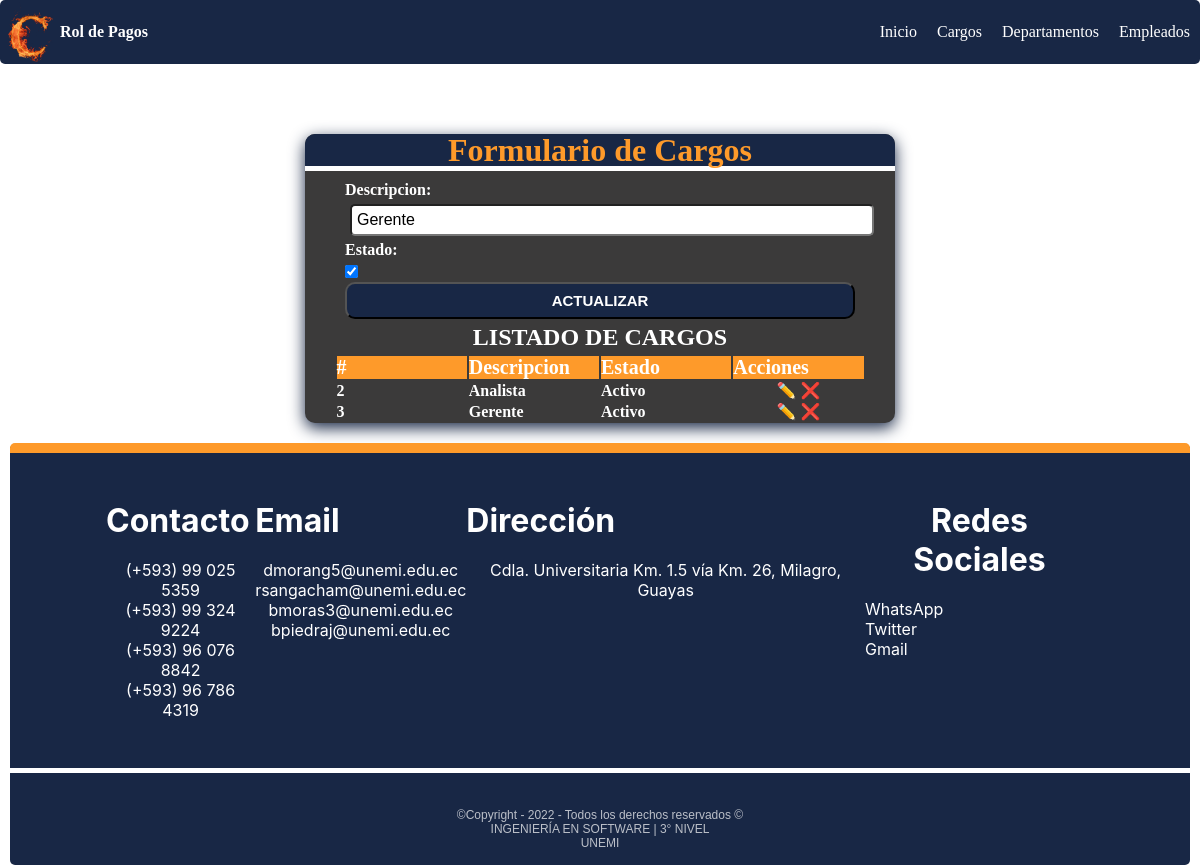
/editar_cargo/3, run on the app's committed database.
### mtto/models.py (models this page shows, shortened)
class Cargo(models.Model):
    descripcion = models.CharField(max_length=100, blank=False, null=True)
    estado = models.BooleanField(default=True)
    fecha_creacion = models.DateTimeField(auto_now_add=False, auto_now=True)
    class Meta:
        verbose_name = "Cargo"
        verbose_name_plural = "Cargos"
        ordering = ['id']

### mtto/views.py (the view)
# urls.py: path('editar_cargo/<int:id>', editarCargo, name="editar_cargo"),
def editarCargo(request, id):
    error, cargo_form = None, None
    try:
        cargo = Cargo.objects.get(id=id)
        if request.method == "GET":
            cargo_form = CargoForm(instance=cargo)
        else:
            cargo_form = CargoForm(request.POST, instance=cargo)
            if cargo_form.is_valid():
                cargo_form.save()
                return redirect('cargo')
    except Exception as e:
        error = e
    cargos = Cargo.objects.all()
    return render(request, "pages/cargo.html", {'cargoForm': cargo_form, 'cargos': cargos, 'accion': 'Actualizar'})

### mtto/forms.py
class CargoForm(forms.ModelForm):
    class Meta:
        model = Cargo
        fields = ['descripcion', 'estado']
        widgets = {
            'descripcion': forms.TextInput(attrs={
                'placeholder': 'Ingrese cargo',
                'class': 'form-group',
                'required': True
            }),
        }

### templates/Pages/cargo.html (shortened to what this page needs)
{% extends "inicio.html" %}
{% load static %}
{% block css %}
  <link rel="stylesheet" href="{% static 'css/formulario.css' %}" />
{% endblock %}
{% block contenido %}
      <section class="form-container">
        <div class="form-header" >
          <h1>Formulario de Cargos </h1>
        </div>
        <form method="POST" id="form-cargo" class="form">
          {{ cargoForm.as_p }}
          <button
            id="enviar"
            type="submit"
            name="enviar">
            {{ accion }}
          </button>
        </form>
        <div class="consulta none table-responsive" id="consulta">
          <h2 style="text-align: center;">Listado de Cargos</h2>
          <table class="consulta-est" id="consulta-est" border="0">
             <thead >
                <th >#</th>
                <th>Descripcion</th>
                <th>Estado</th>
                <th>Acciones</th>
             </thead>
             <tbody class="detalle-est" id="detalle-est">
                {% for cargo in cargos  %}
                <tr>
                  <td>{{cargo.id}}</td>
                  <td>{{cargo.descripcion}}</td>
                  <td>{% if cargo.estado %}
                    Activo
                    {% else %}
                    Inactivo
                    {% endif %}</td>
                  <td class="acciones">
                    <a href="{% url 'editar_cargo' cargo.id %}">✏️</a>
                    <a href="{% url 'eliminar_cargo' cargo.id %}">❌</a>
                  </td>
                </tr>
                {% endfor %}
             </tbody>
          </table>
       </div>
      </section>
 {% endblock %}

### static/css/main.css (style rules this page uses)
:root { --primary-color: #182745; --secundary-color: #9c000e; --boton-success:#81f0b2; --boton-secundary:#3b3a3a; --boton-warning:#fe9a2a; --boton-cancelar:#fe4093; --font-size:16px; --font-color:#000; --font-color-reverse:#fff; }
html { box-sizing: border-box; font-size: var(--font-size); scroll-behavior: smooth; color:var(--font-color); }
:before,*:after { box-sizing: inherit; }
body { margin:0; overflow-x: hidden; box-sizing: inherit }
a { text-decoration: none; color: var(--font-color-reverse); }

### static/css/footer.css (style rules this page uses)
* { margin: 0; padding: 0; transition: 0.5s; }
body { height: 100vh; width: 100%; position: relative; }

### static/css/formulario.css (style rules this page uses)
.form-container { background-color: var(--boton-secundary); max-width: 50%; min-width: 240px; border-radius: 10px; box-shadow: 0px 5px 16px 0px var(--primary-color); overflow: hidden; color: var(--font-color-reverse); font-weight: 900; margin: 0 auto; }
.form-header { background: var(--primary-color); padding: 1px; text-align: center; border-bottom: 5px solid var(--font-color-reverse); line-height:30px; }
.form-header h1 { color: var(--boton-warning); font-size: 32px; }
form { padding: 5px 40px; }
.form-group input, .form-group select, .form-group textarea, .form-group { display: block; width: 100%; padding: 5px; margin: 5px; font-size: 1rem; border-radius: 5px; }
.form label { margin: 5px auto; display: block; }
.form button { display: block; width: 100%; padding: 8px; background: var(--primary-color); border-radius: 10px; color: var(--font-color-reverse); cursor: pointer; font-weight: 900; font-size: 15px; text-transform: uppercase; transition: background-color 0.3s ease-in-out; }
.table-responsive { width: 100%; overflow-y: hidden; -ms-overflow-style: -ms-autohiding-scrollbar; display: flex; flex-direction:column; justify-content: center; align-items: center; }
.consulta h2 { color: var(--font-color-reverse); text-transform: uppercase; margin-bottom: 3px; text-align: center; }
.consulta-est { width: 90%; }
.consulta-est th { background-color: var(--boton-warning); color:var(--font-color-reverse); font-size:20px; text-align: center; }
.consulta-est th, td { width: 25%; text-align: left; }
.detalle-est .acciones { text-align: center; }

### data on the page
Cargo: descripcion "Gerente", estado "☑", id "3", shows "Activo"
Cargo: id "2", descripcion "Analista", estado "Activo"

### other printed values
{{ accion }} "ACTUALIZAR"
